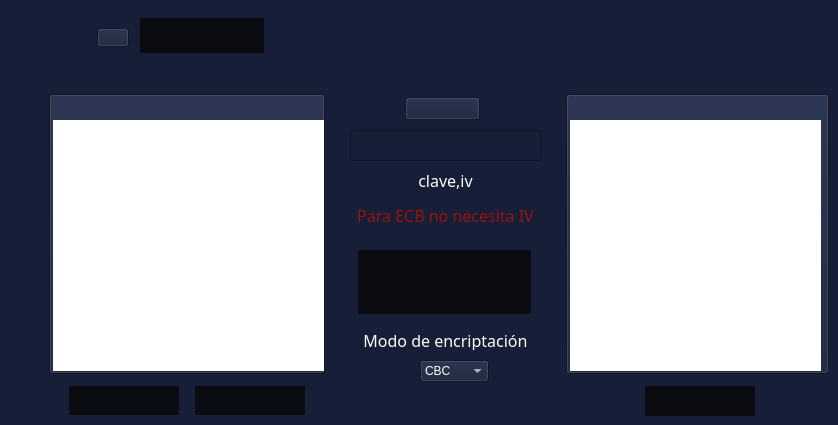
          <widget class="QWidget" name="blAes">
           <property name="styleSheet">
            <string notr="true">*{
	background-color: rgb(22,30,56);
}
QToolButton{
	color: rgb(255,255,255);
	background:rgb(10,12,18);
	border:none;
}
QToolButton:hover{
	background:rgb(33,38,52);
	border:none;
}
QTextEdit{
	background:rgb(255,255,255);
	border:none;
}
QLineEdit{
	color:rgb(255, 255, 255)
}</string>
           </property>
           <widget class="QPushButton" name="pushButton_18">
            <property name="geometry">
             <rect>
              <x>97</x>
              <y>28</y>
              <width>32</width>
              <height>19</height>
             </rect>
            </property>
            <property name="text">
             <string/>
            </property>
            <property name="icon">
             <iconset>
              <normaloff>src/titulos/Aes.png</normaloff>src/titulos/Aes.png</iconset>
            </property>
            <property name="iconSize">
             <size>
              <width>32</width>
              <height>19</height>
             </size>
            </property>
           </widget>
           <widget class="QToolButton" name="toolButton_31">
            <property name="geometry">
             <rect>
              <x>140</x>
              <y>18</y>
              <width>124</width>
              <height>35</height>
             </rect>
            </property>
            <property name="cursor">
             <cursorShape>PointingHandCursor</cursorShape>
            </property>
            <property name="text">
             <string/>
            </property>
            <property name="icon">
             <iconset>
              <normaloff>src/BotonesGral/Imagen.png</normaloff>src/BotonesGral/Imagen.png</iconset>
            </property>
            <property name="iconSize">
             <size>
              <width>124</width>
              <height>35</height>
             </size>
            </property>
           </widget>
           <widget class="QPushButton" name="pushButton_54">
            <property name="geometry">
             <rect>
              <x>49</x>
              <y>94</y>
              <width>276</width>
              <height>280</height>
             </rect>
            </property>
            <property name="text">
             <string/>
            </property>
            <property name="icon">
             <iconset>
              <normaloff>src/textoDeseado.png</normaloff>src/textoDeseado.png</iconset>
            </property>
            <property name="iconSize">
             <size>
              <width>276</width>
              <height>280</height>
             </size>
            </property>
           </widget>
           <widget class="QTextEdit" name="aesTextoOriginal">
            <property name="geometry">
             <rect>
              <x>53</x>
              <y>120</y>
              <width>271</width>
              <height>251</height>
             </rect>
            </property>
           </widget>
           <widget class="QToolButton" name="aesCifrar">
            <property name="geometry">
             <rect>
              <x>69</x>
              <y>386</y>
              <width>110</width>
              <height>29</height>
             </rect>
            </property>
            <property name="cursor">
             <cursorShape>PointingHandCursor</cursorShape>
            </property>
            <property name="text">
             <string/>
            </property>
            <property name="icon">
             <iconset>
              <normaloff>src/BotonesGral/Cifrar.png</normaloff>src/BotonesGral/Cifrar.png</iconset>
            </property>
            <property name="iconSize">
             <size>
              <width>110</width>
              <height>29</height>
             </size>
            </property>
           </widget>
           <widget class="QToolButton" name="aesDescifrar">
            <property name="geometry">
             <rect>
              <x>195</x>
              <y>386</y>
              <width>110</width>
              <height>29</height>
             </rect>
            </property>
            <property name="cursor">
             <cursorShape>PointingHandCursor</cursorShape>
            </property>
            <property name="text">
             <string/>
            </property>
            <property name="icon">
             <iconset>
              <normaloff>src/BotonesGral/Descifrar.png</normaloff>src/BotonesGral/Descifrar.png</iconset>
            </property>
            <property name="iconSize">
             <size>
              <width>110</width>
              <height>29</height>
             </size>
            </property>
           </widget>
           <widget class="QPushButton" name="pushButton_58">
            <property name="geometry">
             <rect>
              <x>405</x>
              <y>97</y>
              <width>75</width>
              <height>23</height>
             </rect>
            </property>
            <property name="text">
             <string/>
            </property>
            <property name="icon">
             <iconset>
              <normaloff>src/BotonesGral/Clave.png</normaloff>src/BotonesGral/Clave.png</iconset>
            </property>
            <property name="iconSize">
             <size>
              <width>44</width>
              <height>18</height>
             </size>
            </property>
           </widget>
           <widget class="QPushButton" name="pushButton_59">
            <property name="geometry">
             <rect>
              <x>566</x>
              <y>94</y>
              <width>263</width>
              <height>280</height>
             </rect>
            </property>
            <property name="text">
             <string/>
            </property>
            <property name="icon">
             <iconset>
              <normaloff>src/textoObtenido.png</normaloff>src/textoObtenido.png</iconset>
            </property>
            <property name="iconSize">
             <size>
              <width>263</width>
              <height>280</height>
             </size>
            </property>
           </widget>
           <widget class="QToolButton" name="aesGenerar">
            <property name="geometry">
             <rect>
              <x>358</x>
              <y>250</y>
              <width>173</width>
              <height>64</height>
             </rect>
            </property>
            <property name="cursor">
             <cursorShape>PointingHandCursor</cursorShape>
            </property>
            <property name="text">
             <string/>
            </property>
            <property name="icon">
             <iconset>
              <normaloff>src/BotonesGral/Generar  Clave.png</normaloff>src/BotonesGral/Generar  Clave.png</iconset>
            </property>
            <property name="iconSize">
             <size>
              <width>173</width>
              <height>64</height>
             </size>
            </property>
           </widget>
           <widget class="QToolButton" name="aesCopiar">
            <property name="geometry">
             <rect>
              <x>645</x>
              <y>386</y>
              <width>110</width>
              <height>30</height>
             </rect>
            </property>
            <property name="cursor">
             <cursorShape>PointingHandCursor</cursorShape>
            </property>
            <property name="text">
             <string/>
            </property>
            <property name="icon">
             <iconset>
              <normaloff>src/BotonesGral/Copiar.png</normaloff>src/BotonesGral/Copiar.png</iconset>
            </property>
            <property name="iconSize">
             <size>
              <width>110</width>
              <height>30</height>
             </size>
            </property>
           </widget>
           <widget class="QTextEdit" name="aesTextoResult">
            <property name="geometry">
             <rect>
              <x>570</x>
              <y>120</y>
              <width>251</width>
              <height>251</height>
             </rect>
            </property>
           </widget>
           <widget class="QLabel" name="label_41">
            <property name="geometry">
             <rect>
              <x>350</x>
              <y>200</y>
              <width>191</width>
              <height>31</height>
             </rect>
            </property>
            <property name="font">
             <font>
              <family>Bahnschrift</family>
              <pointsize>12</pointsize>
             </font>
            </property>
            <property name="styleSheet">
             <string notr="true">color:rgb(152, 18, 13)</string>
            </property>
            <property name="text">
             <string>Para ECB no necesita IV</string>
            </property>
            <property name="alignment">
             <set>Qt::AlignCenter</set>
            </property>
           </widget>
           <widget class="QLabel" name="label_42">
            <property name="geometry">
             <rect>
              <x>360</x>
              <y>330</y>
              <width>171</width>
              <height>20</height>
             </rect>
            </property>
            <property name="font">
             <font>
              <family>Bahnschrift</family>
              <pointsize>12</pointsize>
             </font>
            </property>
            <property name="styleSheet">
             <string notr="true">color:white</string>
            </property>
            <property name="text">
             <string>Modo de encriptación</string>
            </property>
            <property name="alignment">
             <set>Qt::AlignCenter</set>
            </property>
           </widget>
           <widget class="QComboBox" name="aesModo">
            <property name="geometry">
             <rect>
              <x>420</x>
              <y>360</y>
              <width>69</width>
              <height>22</height>
             </rect>
            </property>
            <property name="styleSheet">
             <string notr="true">color:white</string>
            </property>
            <item>
             <property name="text">
              <string>CBC</string>
             </property>
            </item>
            <item>
             <property name="text">
              <string>CTR</string>
             </property>
            </item>
            <item>
             <property name="text">
              <string>OFB</string>
             </property>
            </item>
            <item>
             <property name="text">
              <string>ECB</string>
             </property>
            </item>
           </widget>
           <widget class="QLabel" name="label_43">
            <property name="geometry">
             <rect>
              <x>360</x>
              <y>170</y>
              <width>171</width>
              <height>20</height>
             </rect>
            </property>
            <property name="font">
             <font>
              <family>Bahnschrift</family>
              <pointsize>12</pointsize>
             </font>
            </property>
            <property name="styleSheet">
             <string notr="true">color:white</string>
            </property>
            <property name="text">
             <string>clave,iv</string>
            </property>
            <property name="alignment">
             <set>Qt::AlignCenter</set>
            </property>
           </widget>
           <widget class="QLineEdit" name="claveAes">
            <property name="geometry">
             <rect>
              <x>350</x>
              <y>130</y>
              <width>191</width>
              <height>31</height>
             </rect>
            </property>
            <property name="font">
             <font>
              <family>Bahnschrift</family>
              <pointsize>12</pointsize>
             </font>
            </property>
            <property name="styleSheet">
             <string notr="true"/>
            </property>
            <property name="text">
             <string/>
            </property>
            <property name="alignment">
             <set>Qt::AlignCenter</set>
            </property>
           </widget>
          </widget>
